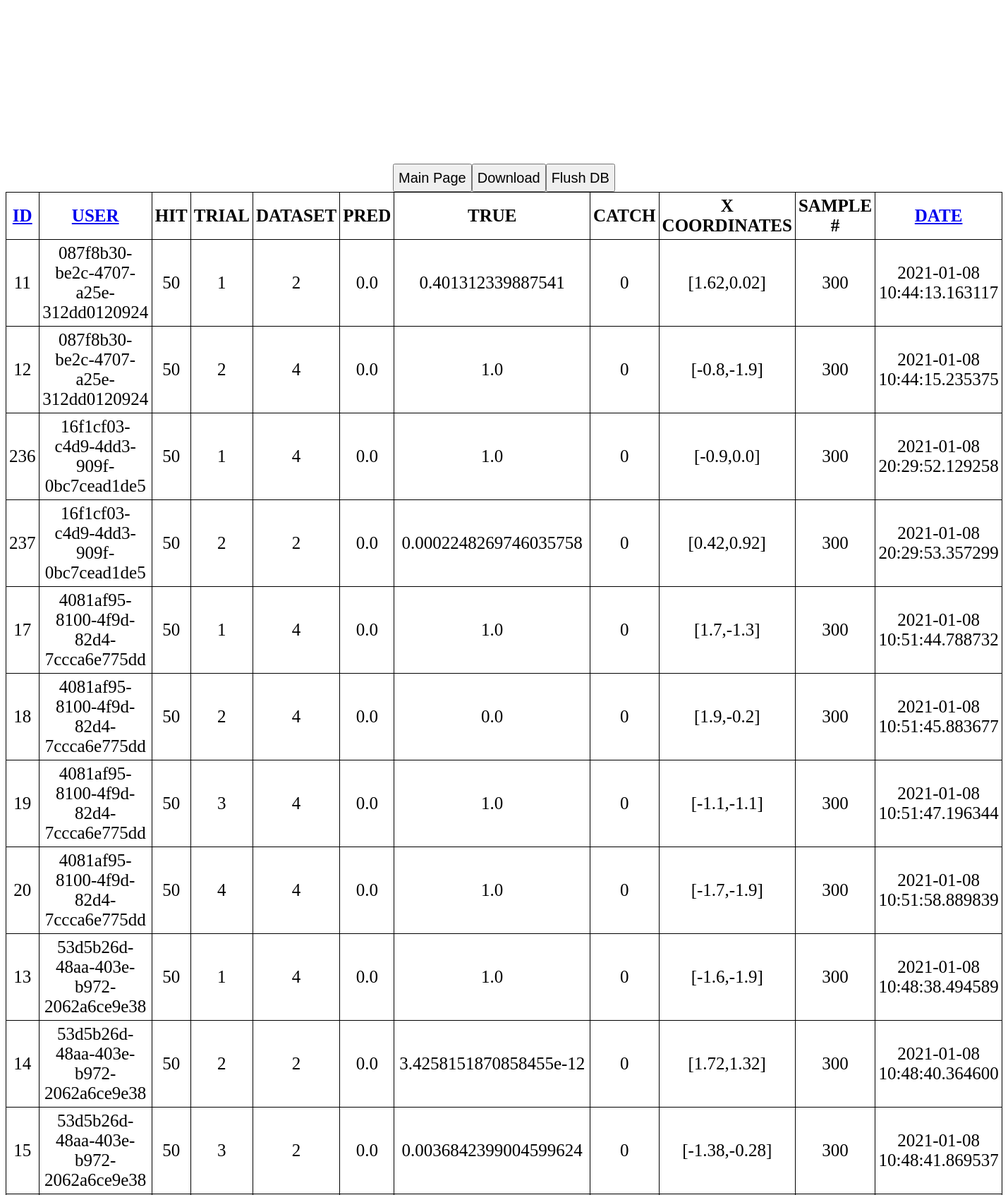
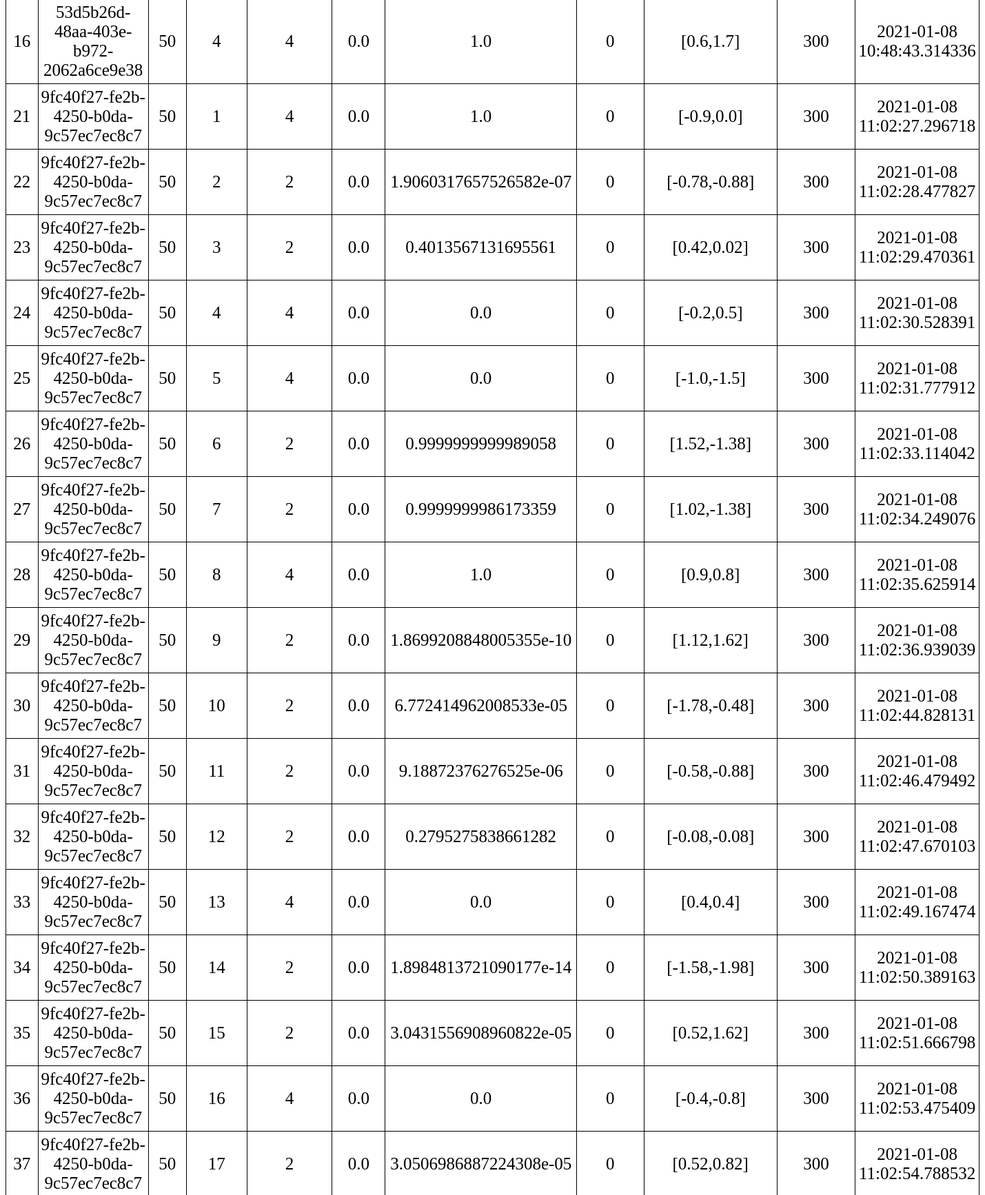
The app's page /read (upper part) with its own data (2 pictures, top to bottom).
### main.py (models this page shows, shortened)
class Todo(db.Model):
    __tablename__ = 'testdb'
    id = db.Column(db.Integer, primary_key=True)
    user = db.Column(db.String(200), default=str(uuid.uuid4()))
    hit = db.Column(db.Integer, default=999)
    trial = db.Column(db.Integer, nullable=False, default=999)
    mtype = db.Column(db.Integer, nullable=False, default=999) #limit # of string
    est = db.Column(db.Float, default=999.)
    real = db.Column(db.Float, default=999.)
    score = db.Column(db.Integer, default=999.)
    date_created = db.Column(db.DateTime, default=datetime.utcnow)
    x = db.Column(db.String, default="999")
    sampleN = db.Column(db.Integer, default=999)

### main.py (the view)
@app.route('/read')
def read():
    tasks = Todo.query.order_by(Todo.user).all()
    return render_template('error.html', tasks=tasks[-1000:])

### main.py (called while the page is built)
@app.after_request
def add_header(response):
    response.cache_control.no_store = True
    response.cache_control.max_age = 0
    response.headers['Cache-Control'] = 'no-store, no-cache, must-revalidate, post-check=0, pre-check=0, max-age=0'
    response.headers['Pragma'] = 'no-cache'
    response.headers['Expires'] = '-1'
    return response

### templates/error.html (shortened to what this page needs)
{% extends 'base.html' %}
{% block body %}
<br><br><br><br><br><br><br><br>
<center>
<table id=report>
    <tr>
        <th><a href="{{url_for('readbyID')}}">ID</a></th>
        <th><a href="{{url_for('read')}}">USER</a></th>
        <th>HIT</th>
        <th>TRIAL</th>
        <th>DATASET</th>
        <th>PRED</th>
        <th>TRUE</th>
        <th>CATCH</th>
        <th>X COORDINATES</th>
        <th>SAMPLE #</th>
        <th><a href="{{url_for('readbyDate')}}">DATE</a></th>
    </tr>
    {% for task in tasks %}
        <tr>
            <td>{{ task.id }}</td>
            <td>{{ task.user }}</td>
            <td>{{ task.hit }}</td>
            <td>{{ task.trial }}</td>
            <td>{{ task.mtype }}</td>
            <td>{{ task.est }}</td>
            <td>{{ task.real }}</td>
            <td>{{ task.score }}</td>
            <td>{{ task.x }}</td>
            <td>{{ task.sampleN }}</td>
            <td>{{ task.date_created }}</td>
        </tr>
    {% endfor %}
<form action='/'>
    <input type="submit" value="Main Page" id="next">
</form>
<form action="/download" enctype="multipart/form-data" method="post">
    <a href="{{ url_for('downloadFile', filename='test.db') }}"><input type="submit" value="Download"></a>
</form>
<form action="/empty">
    <input type="submit" value="Flush DB">
</form>
</center>
{% endblock %}

### templates/base.html (shortened to what this page needs)
<!DOCTYPE html>
<html lang="en">
<head>
</head>
<body>
    {% block body %}{% endblock %}
</body>
</html>

### templates/base.html (style rules this page uses)
#report { border: 0px solid #000000; text-align: center; border-collapse: collapse; }
#report td, th { border: 1px solid #000000; padding: 5px 4px; }
input[type=submit] { height: 2em; font-size: 20px; }
body { font-size: 25px; }

### records on screen
Todo: id "11", user "087f8b30-be2c-4707-a25e-312dd0120924", hit "50", trial "1", mtype "2", est "0.0", real "0.401312339887541", score "0", x "[1.62,0.02]", sampleN "300", date_created "2021-01-08 10:44:13.163117"
Todo: id "12", user "087f8b30-be2c-4707-a25e-312dd0120924", hit "50", trial "2", mtype "4", est "0.0", real "1.0", score "0", x "[-0.8,-1.9]", sampleN "300", date_created "2021-01-08 10:44:15.235375"
Todo: id "236", user "16f1cf03-c4d9-4dd3-909f-0bc7cead1de5", hit "50", trial "1", mtype "4", est "0.0", real "1.0", score "0", x "[-0.9,0.0]", sampleN "300", date_created "2021-01-08 20:29:52.129258"
Todo: id "237", user "16f1cf03-c4d9-4dd3-909f-0bc7cead1de5", hit "50", trial "2", mtype "2", est "0.0", real "0.0002248269746035758", score "0", x "[0.42,0.92]", sampleN "300", date_created "2021-01-08 20:29:53.357299"
Todo: id "17", user "4081af95-8100-4f9d-82d4-7ccca6e775dd", hit "50", trial "1", mtype "4", est "0.0", real "1.0", score "0", x "[1.7,-1.3]", sampleN "300", date_created "2021-01-08 10:51:44.788732"
Todo: id "18", user "4081af95-8100-4f9d-82d4-7ccca6e775dd", hit "50", trial "2", mtype "4", est "0.0", real "0.0", score "0", x "[1.9,-0.2]", sampleN "300", date_created "2021-01-08 10:51:45.883677"
Todo: id "19", user "4081af95-8100-4f9d-82d4-7ccca6e775dd", hit "50", trial "3", mtype "4", est "0.0", real "1.0", score "0", x "[-1.1,-1.1]", sampleN "300", date_created "2021-01-08 10:51:47.196344"
Todo: id "20", user "4081af95-8100-4f9d-82d4-7ccca6e775dd", hit "50", trial "4", mtype "4", est "0.0", real "1.0", score "0", x "[-1.7,-1.9]", sampleN "300", date_created "2021-01-08 10:51:58.889839"
Todo: id "13", user "53d5b26d-48aa-403e-b972-2062a6ce9e38", hit "50", trial "1", mtype "4", est "0.0", real "1.0", score "0", x "[-1.6,-1.9]", sampleN "300", date_created "2021-01-08 10:48:38.494589"
Todo: id "14", user "53d5b26d-48aa-403e-b972-2062a6ce9e38", hit "50", trial "2", mtype "2", est "0.0", real "3.4258151870858455e-12", score "0", x "[1.72,1.32]", sampleN "300", date_created "2021-01-08 10:48:40.364600"
Todo: id "15", user "53d5b26d-48aa-403e-b972-2062a6ce9e38", hit "50", trial "3", mtype "2", est "0.0", real "0.0036842399004599624", score "0", x "[-1.38,-0.28]", sampleN "300", date_created "2021-01-08 10:48:41.869537"
Todo: id "16", user "53d5b26d-48aa-403e-b972-2062a6ce9e38", hit "50", trial "4", mtype "4", est "0.0", real "1.0", score "0", x "[0.6,1.7]", sampleN "300", date_created "2021-01-08 10:48:43.314336"
Todo: id "21", user "9fc40f27-fe2b-4250-b0da-9c57ec7ec8c7", hit "50", trial "1", mtype "4", est "0.0", real "1.0", score "0", x "[-0.9,0.0]", sampleN "300", date_created "2021-01-08 11:02:27.296718"
Todo: id "22", user "9fc40f27-fe2b-4250-b0da-9c57ec7ec8c7", hit "50", trial "2", mtype "2", est "0.0", real "1.9060317657526582e-07", score "0", x "[-0.78,-0.88]", sampleN "300", date_created "2021-01-08 11:02:28.477827"
Todo: id "23", user "9fc40f27-fe2b-4250-b0da-9c57ec7ec8c7", hit "50", trial "3", mtype "2", est "0.0", real "0.4013567131695561", score "0", x "[0.42,0.02]", sampleN "300", date_created "2021-01-08 11:02:29.470361"
Todo: id "24", user "9fc40f27-fe2b-4250-b0da-9c57ec7ec8c7", hit "50", trial "4", mtype "4", est "0.0", real "0.0", score "0", x "[-0.2,0.5]", sampleN "300", date_created "2021-01-08 11:02:30.528391"
Todo: id "25", user "9fc40f27-fe2b-4250-b0da-9c57ec7ec8c7", hit "50", trial "5", mtype "4", est "0.0", real "0.0", score "0", x "[-1.0,-1.5]", sampleN "300", date_created "2021-01-08 11:02:31.777912"
Todo: id "26", user "9fc40f27-fe2b-4250-b0da-9c57ec7ec8c7", hit "50", trial "6", mtype "2", est "0.0", real "0.9999999999989058", score "0", x "[1.52,-1.38]", sampleN "300", date_created "2021-01-08 11:02:33.114042"
Todo: id "27", user "9fc40f27-fe2b-4250-b0da-9c57ec7ec8c7", hit "50", trial "7", mtype "2", est "0.0", real "0.9999999986173359", score "0", x "[1.02,-1.38]", sampleN "300", date_created "2021-01-08 11:02:34.249076"
Todo: id "28", user "9fc40f27-fe2b-4250-b0da-9c57ec7ec8c7", hit "50", trial "8", mtype "4", est "0.0", real "1.0", score "0", x "[0.9,0.8]", sampleN "300", date_created "2021-01-08 11:02:35.625914"
Todo: id "29", user "9fc40f27-fe2b-4250-b0da-9c57ec7ec8c7", hit "50", trial "9", mtype "2", est "0.0", real "1.8699208848005355e-10", score "0", x "[1.12,1.62]", sampleN "300", date_created "2021-01-08 11:02:36.939039"
Todo: id "30", user "9fc40f27-fe2b-4250-b0da-9c57ec7ec8c7", hit "50", trial "10", mtype "2", est "0.0", real "6.772414962008533e-05", score "0", x "[-1.78,-0.48]", sampleN "300", date_created "2021-01-08 11:02:44.828131"
Todo: id "31", user "9fc40f27-fe2b-4250-b0da-9c57ec7ec8c7", hit "50", trial "11", mtype "2", est "0.0", real "9.18872376276525e-06", score "0", x "[-0.58,-0.88]", sampleN "300", date_created "2021-01-08 11:02:46.479492"
Todo: id "32", user "9fc40f27-fe2b-4250-b0da-9c57ec7ec8c7", hit "50", trial "12", mtype "2", est "0.0", real "0.2795275838661282", score "0", x "[-0.08,-0.08]", sampleN "300", date_created "2021-01-08 11:02:47.670103"
Todo: id "33", user "9fc40f27-fe2b-4250-b0da-9c57ec7ec8c7", hit "50", trial "13", mtype "4", est "0.0", real "0.0", score "0", x "[0.4,0.4]", sampleN "300", date_created "2021-01-08 11:02:49.167474"
Todo: id "34", user "9fc40f27-fe2b-4250-b0da-9c57ec7ec8c7", hit "50", trial "14", mtype "2", est "0.0", real "1.8984813721090177e-14", score "0", x "[-1.58,-1.98]", sampleN "300", date_created "2021-01-08 11:02:50.389163"
Todo: id "35", user "9fc40f27-fe2b-4250-b0da-9c57ec7ec8c7", hit "50", trial "15", mtype "2", est "0.0", real "3.0431556908960822e-05", score "0", x "[0.52,1.62]", sampleN "300", date_created "2021-01-08 11:02:51.666798"
Todo: id "36", user "9fc40f27-fe2b-4250-b0da-9c57ec7ec8c7", hit "50", trial "16", mtype "4", est "0.0", real "0.0", score "0", x "[-0.4,-0.8]", sampleN "300", date_created "2021-01-08 11:02:53.475409"
Todo: id "37", user "9fc40f27-fe2b-4250-b0da-9c57ec7ec8c7", hit "50", trial "17", mtype "2", est "0.0", real "3.0506986887224308e-05", score "0", x "[0.52,0.82]", sampleN "300", date_created "2021-01-08 11:02:54.788532"
